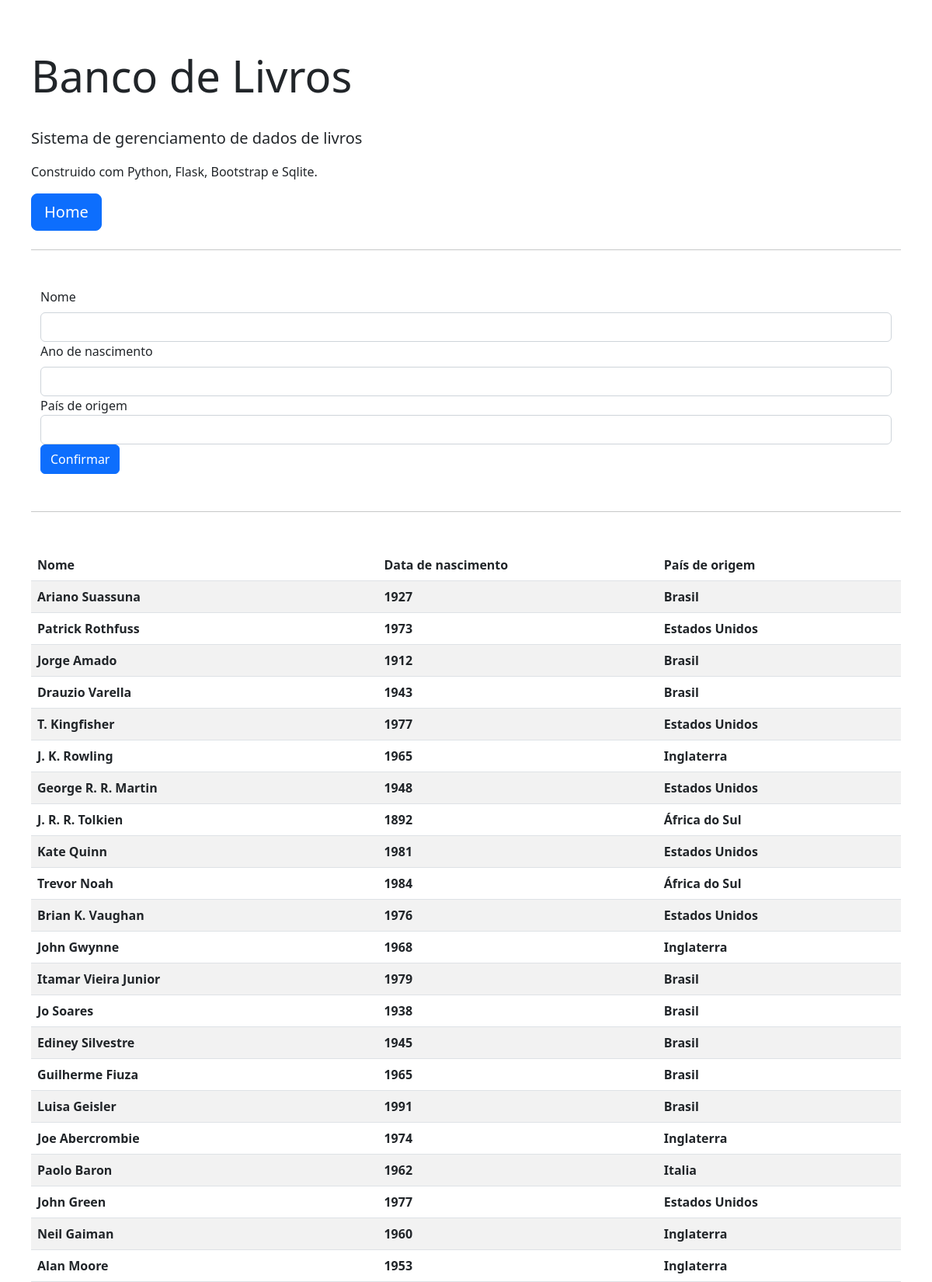
/add_author (upper part), run on the app's committed database.
### tables this page shows
CREATE TABLE "authors" (
"nome" TEXT PRIMARY KEY,
"nasc" INTEGER,
"pais" TEXT
);

### app.py (the view)
@app.route("/add_author", methods=['GET', 'POST'])
def add_author():
    if request.method=='POST':
        nome_autor=request.form['nome_autor']
        nasc=request.form['nasc']
        pais=request.form['pais']
        execute_string = f"INSERT INTO authors(nome, nasc, pais) VALUES ('{nome_autor}', {nasc}, '{pais}')"
        with sqlite3.connect(db_path) as connie:
            c = connie.cursor()
            c.execute(execute_string)
        message = "Autor adicionado com sucesso!"
        return redirect(url_for("home", message=message))
    else:
        all_data = query_authors()
        return render_template("add_author.html",all_data=all_data)

### app.py (called while the page is built)
def query_authors():
    with sqlite3.connect(db_path) as connie:
        c = connie.cursor()
        c.execute("""
SELECT * FROM authors
""")
        all_data = c.fetchall()
    return(all_data)

### templates/add_author.html (shortened to what this page needs)
<!DOCTYPE html>
<html lang="en">
    <head>
        <link href="https://cdn.jsdelivr.net/npm/bootstrap@5.2.2/dist/css/bootstrap.min.css" rel="stylesheet">
    </head>
    <body style="margin:30px;padding:10px">
        <br>
        <div class="jumbotron">
        <h1 class="display-4">Banco de Livros</h1>
        <br>
        <p class="lead">Sistema de gerenciamento de dados de livros</p>
        <p>Construido com Python, Flask, Bootstrap e Sqlite.</p>
        <a class="btn btn-primary btn-lg" href="{{ url_for('home') }}" role="button">Home</a>
        <hr class="my-4">
        <br>
        </div>
        <div class="container">
        <form action="http://127.0.0.1:5050/add_author" method="post">
            <div class="form-group">
                <label class="form-label">Nome</label>
                <input class="form-control" id="nome_autor" name="nome_autor">
            </div>
            <div class="form-group">
                <label class="form-label">Ano de nascimento</label>
                <input class="form-control" id="nasc" name="nasc">
            </div>
            <div class="form-group">
                <label" class="form-label">País de origem</label>
                <input class="form-control" id="pais" name="pais">
            </div>
            <button type="submit" class="btn btn-primary">Confirmar</button>
        </form>
        </div>
        <br>
        <hr class="my-4">
        <br>
        <table class="table table-striped">
            <thead>
                <tr>
                <th scope="col">Nome</th>
                <th scope="col">Data de nascimento</th>
                <th scope="col">País de origem</th>
                </tr>
            </thead>
            <tbody>
                {% for row in all_data %}
                <tr>
                {% for col in row %}
                <th scope="row">{{col}}</th>
                {% endfor %}
                </tr>
                {% endfor %}
            </tbody>
        </table>
    </body>
</html>

### data on the page
authors: nome "Ariano Suassuna", nasc "1927", pais "Brasil"
authors: nome "Patrick Rothfuss", nasc "1973", pais "Estados Unidos"
authors: nome "Jorge Amado", nasc "1912", pais "Brasil"
authors: nome "Drauzio Varella", nasc "1943", pais "Brasil"
authors: nome "T. Kingfisher", nasc "1977", pais "Estados Unidos"
authors: nome "J. K. Rowling", nasc "1965", pais "Inglaterra"
authors: nome "George R. R. Martin", nasc "1948", pais "Estados Unidos"
authors: nome "J. R. R. Tolkien", nasc "1892", pais "África do Sul"
authors: nome "Kate Quinn", nasc "1981", pais "Estados Unidos"
authors: nome "Trevor Noah", nasc "1984", pais "África do Sul"
authors: nome "Brian K. Vaughan", nasc "1976", pais "Estados Unidos"
authors: nome "John Gwynne", nasc "1968", pais "Inglaterra"
authors: nome "Itamar Vieira Junior", nasc "1979", pais "Brasil"
authors: nome "Jo Soares", nasc "1938", pais "Brasil"
authors: nome "Ediney Silvestre", nasc "1945", pais "Brasil"
authors: nome "Guilherme Fiuza", nasc "1965", pais "Brasil"
authors: nome "Luisa Geisler", nasc "1991", pais "Brasil"
authors: nome "Joe Abercrombie", nasc "1974", pais "Inglaterra"
authors: nome "Paolo Baron", nasc "1962", pais "Italia"
authors: nome "John Green", nasc "1977", pais "Estados Unidos"
authors: nome "Neil Gaiman", nasc "1960", pais "Inglaterra"
authors: nome "Alan Moore", nasc "1953", pais "Inglaterra"
